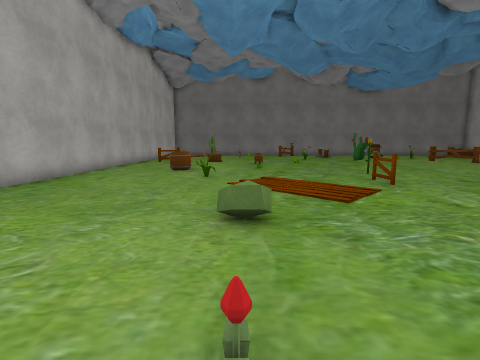
[1] (above)

17 first-person views from a walk through a scene from a Unity 3-D project. The camera is 1.2 m above the floor, tilts 8° down and sees 85° across. The floor is counted in squares, 1 m on a side. Each view is taken from the middle of a square. On the plan, view 1 faces up. The plan holds only what a view shows up to about 12 squares ahead; the rest is blank. The place goes on beyond the plan. The player is left out. Some animated figures are not drawn. Some surface patterns are stand-ins.

[2]
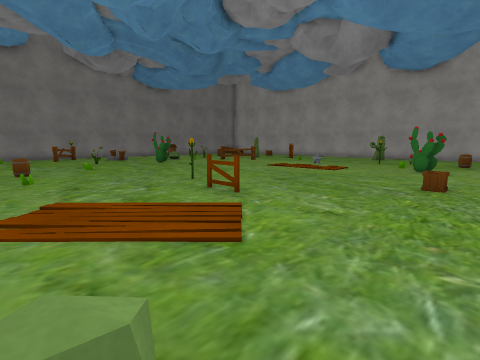

[3]
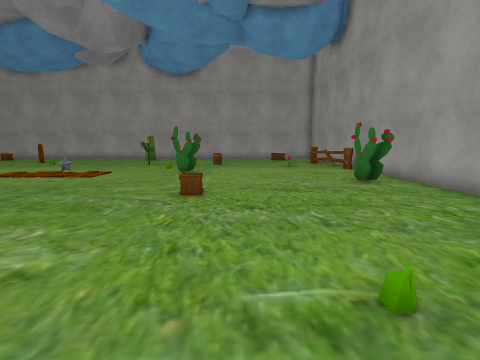

[4]
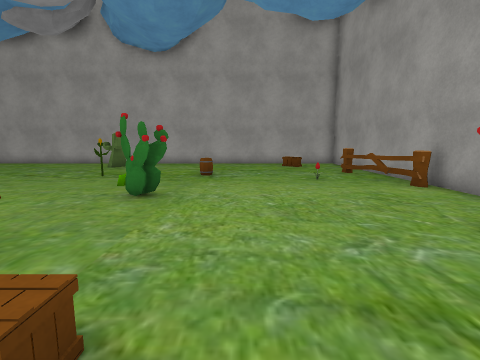

[5]
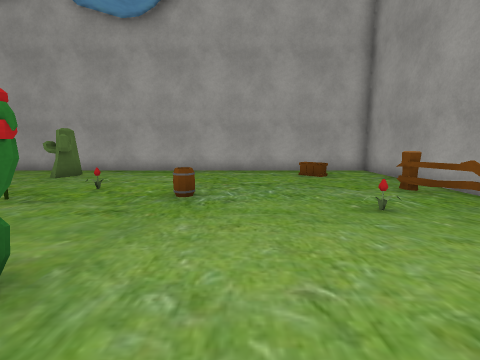

[6]
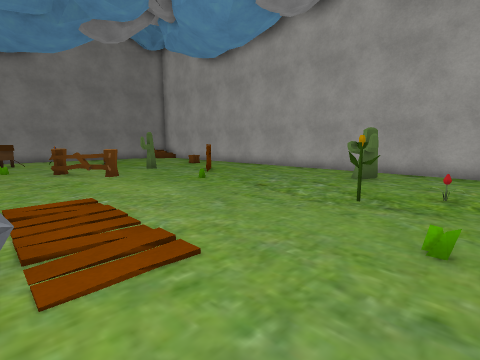

[7]
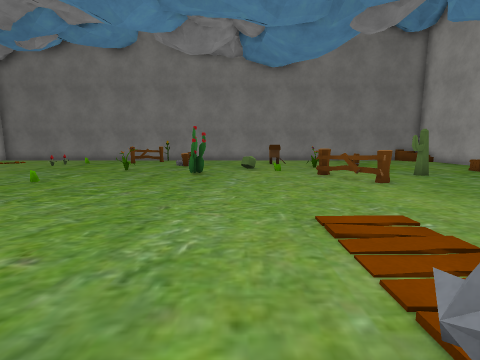

[8]
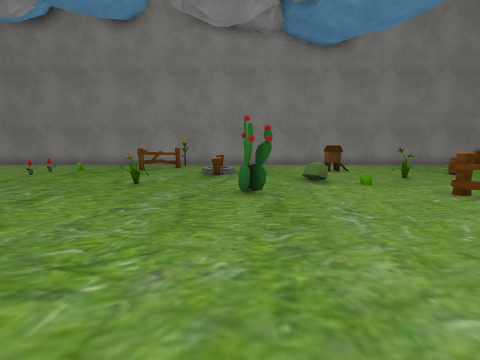

[9]
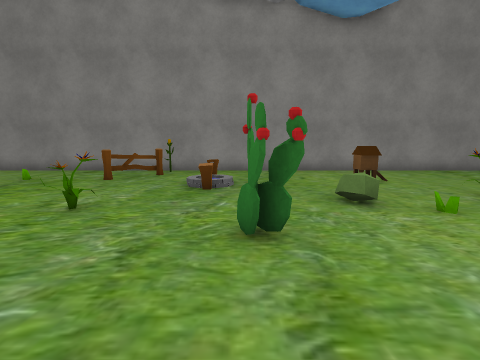

[10]
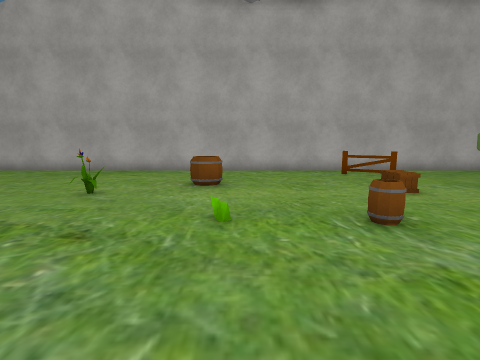

[11]
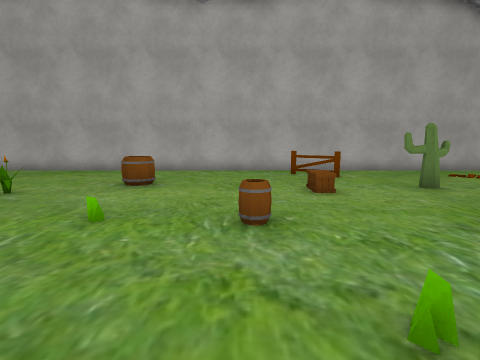

[12]
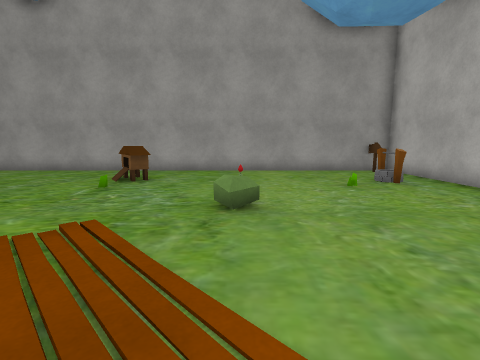

[13]
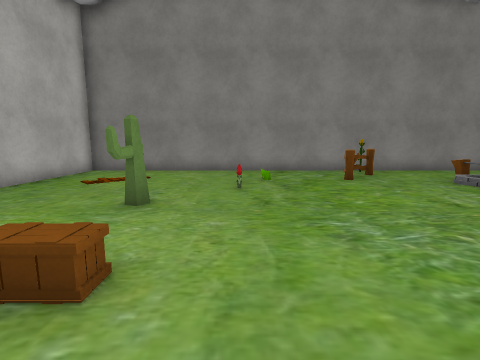

[14]
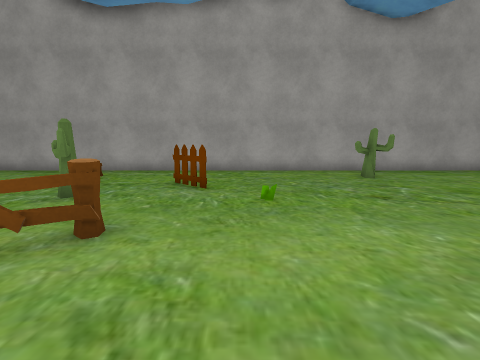

[15]
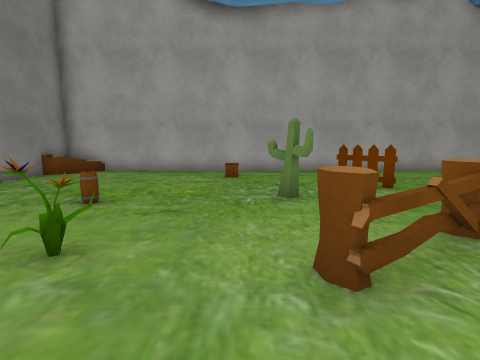

[16]
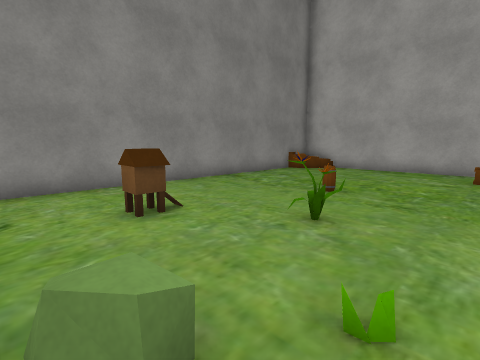

[17]
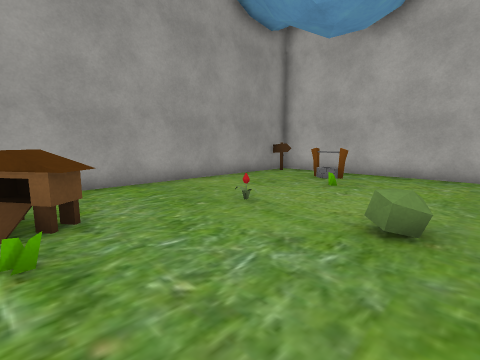

### Floor plan
Key: @ floor where view 1 was taken; # wall or solid block; . floor; / step, stairs or slope; B barrel; P plant; F fence; U bush; L flower; C cactus; W well; S sign; O other object.
Columns run from 7 left of view 1 to 23 right of it. Each row starts with its distance up from view 1.
 27 ###############################
 26 #...........O...............#O#
 25 #...........#.................#
 24 #.. ....O..F..................#
 23 #......O......W/...O..........#
 22 #......O....../........B......#
 21 #............. ..U...P........#
 20 #....C......P....#U...........#
 19 #..............#...O..........#
 18 #.F............C....#...C.....#
 17 #.#..O...............#........#
 16 #.........O..........F... #...#
 15 #.......B................F....#
 14 #.............................#
 13 #.......O...............O.....#
 12 #...B.........................#
 11 #.............................#
 10 #...........O..............#..#
  9 #.....P...........O .......C#.#
  8 #..........F...... .....P.....#
  7 #.......  ...............O....#
  6 #...................#O........#
  5 #...................C.........#
  4 #......U.......O........B.....
  3 #.............................#
  2 #...O......O..................#
  1 #.W....L..#...................#
  0 #.#....@..#O...........L......#
 -1 #................C#......#....#
 -2 #S...................#F##.....#
 -3 ###############################

Where each view was taken, in squares from view 1:
view 1: 0 up, 0 right, facing up
view 2: 3 up, 0 right, facing up-right
view 3: 3 up, 2 right, facing right
view 4: 3 up, 7 right, facing right
view 5: 3 up, 11 right, facing right
view 6: 6 up, 11 right, facing up-right
view 7: 8 up, 10 right, facing up
view 8: 12 up, 8 right, facing up
view 9: 15 up, 8 right, facing up
view 10: 13 up, 5 right, facing left
view 11: 15 up, 5 right, facing left
view 12: 9 up, 0 right, facing down
view 13: 15 up, 0 right, facing up
view 14: 14 up, 11 right, facing right
view 15: 19 up, 11 right, facing right
view 16: 19 up, 10 right, facing up-right
view 17: 5 up, 4 right, facing down-left
